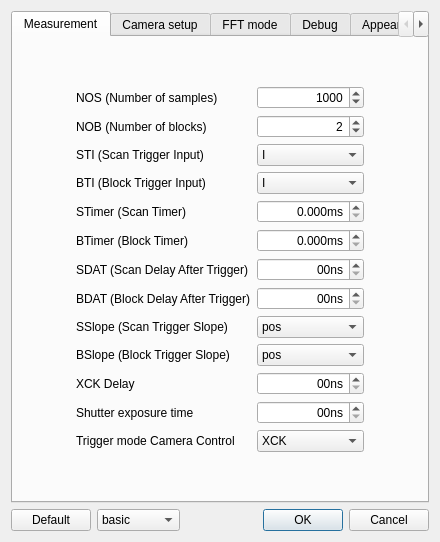
<?xml version="1.0" encoding="UTF-8"?>
<ui version="4.0">
 <class>DialogSettings</class>
 <widget class="QDialog" name="DialogSettings">
  <property name="geometry">
   <rect>
    <x>0</x>
    <y>0</y>
    <width>440</width>
    <height>542</height>
   </rect>
  </property>
  <property name="windowTitle">
   <string>Settings</string>
  </property>
  <layout class="QVBoxLayout" name="verticalLayout">
   <item>
    <widget class="QTabWidget" name="tabWidget">
     <widget class="QWidget" name="measurement">
      <attribute name="title">
       <string>Measurement</string>
      </attribute>
      <layout class="QVBoxLayout" name="verticalLayoutMeasurement">
       <item>
        <layout class="QGridLayout" name="gridLayoutMeasurement">
         <item row="9" column="2">
          <widget class="QComboBox" name="comboBoxBslope">
           <item>
            <property name="text">
             <string>pos</string>
            </property>
           </item>
           <item>
            <property name="text">
             <string>neg</string>
            </property>
           </item>
           <item>
            <property name="text">
             <string>both</string>
            </property>
           </item>
          </widget>
         </item>
         <item row="0" column="0">
          <spacer name="horizontalSpacer_3">
           <property name="orientation">
            <enum>Qt::Horizontal</enum>
           </property>
           <property name="sizeHint" stdset="0">
            <size>
             <width>40</width>
             <height>20</height>
            </size>
           </property>
          </spacer>
         </item>
         <item row="12" column="1">
          <widget class="QLabel" name="labelTriggerModeCC">
           <property name="text">
            <string>Trigger mode Camera Control</string>
           </property>
          </widget>
         </item>
         <item row="6" column="2">
          <widget class="QSpinBox" name="spinBoxSdatIn10ns">
           <property name="alignment">
            <set>Qt::AlignRight|Qt::AlignTrailing|Qt::AlignVCenter</set>
           </property>
           <property name="suffix">
            <string>0ns</string>
           </property>
           <property name="maximum">
            <number>999999999</number>
           </property>
          </widget>
         </item>
         <item row="5" column="2">
          <widget class="QDoubleSpinBox" name="doubleSpinBoxBTimer_in_ms">
           <property name="alignment">
            <set>Qt::AlignRight|Qt::AlignTrailing|Qt::AlignVCenter</set>
           </property>
           <property name="suffix">
            <string>ms</string>
           </property>
           <property name="decimals">
            <number>3</number>
           </property>
           <property name="maximum">
            <double>999999999.000000000000000</double>
           </property>
          </widget>
         </item>
         <item row="11" column="1">
          <widget class="QLabel" name="labelExpTime">
           <property name="text">
            <string>Shutter exposure time</string>
           </property>
          </widget>
         </item>
         <item row="3" column="1">
          <widget class="QLabel" name="labelBti">
           <property name="text">
            <string>BTI (Block Trigger Input)</string>
           </property>
          </widget>
         </item>
         <item row="1" column="2">
          <widget class="QSpinBox" name="spinBoxNob">
           <property name="alignment">
            <set>Qt::AlignRight|Qt::AlignTrailing|Qt::AlignVCenter</set>
           </property>
           <property name="minimum">
            <number>1</number>
           </property>
           <property name="maximum">
            <number>999999999</number>
           </property>
           <property name="value">
            <number>2</number>
           </property>
          </widget>
         </item>
         <item row="8" column="1">
          <widget class="QLabel" name="labelSslope">
           <property name="text">
            <string>SSlope (Scan Trigger Slope)</string>
           </property>
          </widget>
         </item>
         <item row="5" column="1">
          <widget class="QLabel" name="labelBTimer">
           <property name="text">
            <string>BTimer (Block Timer)</string>
           </property>
          </widget>
         </item>
         <item row="3" column="2">
          <widget class="QComboBox" name="comboBoxBti">
           <property name="layoutDirection">
            <enum>Qt::LeftToRight</enum>
           </property>
           <item>
            <property name="text">
             <string>I</string>
            </property>
           </item>
           <item>
            <property name="text">
             <string>S1</string>
            </property>
           </item>
           <item>
            <property name="text">
             <string>S2</string>
            </property>
           </item>
           <item>
            <property name="text">
             <string>S1 &amp; S2</string>
            </property>
           </item>
           <item>
            <property name="text">
             <string>BTimer</string>
            </property>
           </item>
          </widget>
         </item>
         <item row="8" column="2">
          <widget class="QComboBox" name="comboBoxSslope">
           <item>
            <property name="text">
             <string>pos</string>
            </property>
           </item>
           <item>
            <property name="text">
             <string>neg</string>
            </property>
           </item>
           <item>
            <property name="text">
             <string>both</string>
            </property>
           </item>
          </widget>
         </item>
         <item row="2" column="1">
          <widget class="QLabel" name="labelSti">
           <property name="text">
            <string>STI (Scan Trigger Input)</string>
           </property>
          </widget>
         </item>
         <item row="0" column="1">
          <widget class="QLabel" name="labelNos">
           <property name="text">
            <string>NOS (Number of samples)</string>
           </property>
          </widget>
         </item>
         <item row="12" column="2">
          <widget class="QComboBox" name="comboBoxTriggerModeCC">
           <item>
            <property name="text">
             <string>XCK</string>
            </property>
           </item>
           <item>
            <property name="text">
             <string>External</string>
            </property>
           </item>
           <item>
            <property name="text">
             <string>DAT</string>
            </property>
           </item>
          </widget>
         </item>
         <item row="10" column="1">
          <widget class="QLabel" name="labelXckdelayIn10ns">
           <property name="text">
            <string>XCK Delay</string>
           </property>
          </widget>
         </item>
         <item row="1" column="1">
          <widget class="QLabel" name="labelNob">
           <property name="text">
            <string>NOB (Number of blocks)</string>
           </property>
          </widget>
         </item>
         <item row="4" column="2">
          <widget class="QDoubleSpinBox" name="doubleSpinBoxSTime_in_ms">
           <property name="alignment">
            <set>Qt::AlignRight|Qt::AlignTrailing|Qt::AlignVCenter</set>
           </property>
           <property name="suffix">
            <string>ms</string>
           </property>
           <property name="decimals">
            <number>3</number>
           </property>
           <property name="maximum">
            <double>999999999.000000000000000</double>
           </property>
          </widget>
         </item>
         <item row="4" column="1">
          <widget class="QLabel" name="labelSTimer">
           <property name="text">
            <string>STimer (Scan Timer)</string>
           </property>
          </widget>
         </item>
         <item row="9" column="1">
          <widget class="QLabel" name="labelBslope">
           <property name="text">
            <string>BSlope (Block Trigger Slope)</string>
           </property>
          </widget>
         </item>
         <item row="6" column="1">
          <widget class="QLabel" name="labelSdat">
           <property name="text">
            <string>SDAT (Scan Delay After Trigger)</string>
           </property>
          </widget>
         </item>
         <item row="7" column="2">
          <widget class="QSpinBox" name="spinBoxBdatIn10ns">
           <property name="alignment">
            <set>Qt::AlignRight|Qt::AlignTrailing|Qt::AlignVCenter</set>
           </property>
           <property name="suffix">
            <string>0ns</string>
           </property>
           <property name="maximum">
            <number>999999999</number>
           </property>
          </widget>
         </item>
         <item row="2" column="2">
          <widget class="QComboBox" name="comboBoxSti">
           <item>
            <property name="text">
             <string>I</string>
            </property>
           </item>
           <item>
            <property name="text">
             <string>S1</string>
            </property>
           </item>
           <item>
            <property name="text">
             <string>S2</string>
            </property>
           </item>
           <item>
            <property name="text">
             <string>unused</string>
            </property>
           </item>
           <item>
            <property name="text">
             <string>STimer</string>
            </property>
           </item>
           <item>
            <property name="text">
             <string>ASL</string>
            </property>
           </item>
          </widget>
         </item>
         <item row="10" column="2">
          <widget class="QSpinBox" name="spinBoxXckdelayIn10ns">
           <property name="alignment">
            <set>Qt::AlignRight|Qt::AlignTrailing|Qt::AlignVCenter</set>
           </property>
           <property name="suffix">
            <string>0ns</string>
           </property>
           <property name="maximum">
            <number>999999999</number>
           </property>
          </widget>
         </item>
         <item row="7" column="1">
          <widget class="QLabel" name="labelBdat">
           <property name="text">
            <string>BDAT (Block Delay After Trigger)</string>
           </property>
          </widget>
         </item>
         <item row="0" column="2">
          <widget class="QSpinBox" name="spinBoxNos">
           <property name="enabled">
            <bool>true</bool>
           </property>
           <property name="alignment">
            <set>Qt::AlignRight|Qt::AlignTrailing|Qt::AlignVCenter</set>
           </property>
           <property name="suffix">
            <string/>
           </property>
           <property name="minimum">
            <number>1</number>
           </property>
           <property name="maximum">
            <number>999999999</number>
           </property>
           <property name="value">
            <number>1000</number>
           </property>
          </widget>
         </item>
         <item row="0" column="3">
          <spacer name="horizontalSpacer_4">
           <property name="orientation">
            <enum>Qt::Horizontal</enum>
           </property>
           <property name="sizeHint" stdset="0">
            <size>
             <width>40</width>
             <height>20</height>
            </size>
           </property>
          </spacer>
         </item>
         <item row="11" column="2">
          <widget class="QSpinBox" name="spinBoxExpTimeIn10ns">
           <property name="alignment">
            <set>Qt::AlignRight|Qt::AlignTrailing|Qt::AlignVCenter</set>
           </property>
           <property name="correctionMode">
            <enum>QAbstractSpinBox::CorrectToPreviousValue</enum>
           </property>
           <property name="suffix">
            <string>0ns</string>
           </property>
           <property name="maximum">
            <number>999999999</number>
           </property>
          </widget>
         </item>
        </layout>
       </item>
      </layout>
     </widget>
     <widget class="QWidget" name="camerasetup">
      <attribute name="title">
       <string>Camera setup</string>
      </attribute>
      <layout class="QVBoxLayout" name="verticalLayout_4">
       <item>
        <layout class="QGridLayout" name="gridLayoutCamerasetup">
         <item row="8" column="2">
          <widget class="QSpinBox" name="spinBoxGain3030">
           <property name="alignment">
            <set>Qt::AlignRight|Qt::AlignTrailing|Qt::AlignVCenter</set>
           </property>
          </widget>
         </item>
         <item row="10" column="1">
          <widget class="QLabel" name="labelUseDac">
           <property name="text">
            <string>DAC</string>
           </property>
          </widget>
         </item>
         <item row="8" column="1">
          <widget class="QLabel" name="labelGain3030">
           <property name="text">
            <string>Gain</string>
           </property>
          </widget>
         </item>
         <item row="3" column="1">
          <widget class="QLabel" name="labelCamcnt">
           <property name="text">
            <string>CAMCNT (Number of cameras)</string>
           </property>
          </widget>
         </item>
         <item row="7" column="2">
          <widget class="QCheckBox" name="checkBoxGain3010">
           <property name="text">
            <string>on</string>
           </property>
          </widget>
         </item>
         <item row="4" column="2">
          <widget class="QSpinBox" name="spinBoxPixel">
           <property name="enabled">
            <bool>true</bool>
           </property>
           <property name="alignment">
            <set>Qt::AlignRight|Qt::AlignTrailing|Qt::AlignVCenter</set>
           </property>
           <property name="minimum">
            <number>64</number>
           </property>
           <property name="maximum">
            <number>9999</number>
           </property>
           <property name="singleStep">
            <number>64</number>
           </property>
           <property name="value">
            <number>576</number>
           </property>
          </widget>
         </item>
         <item row="0" column="1">
          <widget class="QLabel" name="labelBoardSel">
           <property name="text">
            <string>PCIe Board select</string>
           </property>
          </widget>
         </item>
         <item row="6" column="2">
          <widget class="QCheckBox" name="checkBoxLed">
           <property name="text">
            <string>on</string>
           </property>
          </widget>
         </item>
         <item row="7" column="1">
          <widget class="QLabel" name="labelGain3010">
           <property name="text">
            <string>Gain</string>
           </property>
          </widget>
         </item>
         <item row="10" column="2">
          <widget class="QCheckBox" name="checkBoxUseDac">
           <property name="text">
            <string>on</string>
           </property>
          </widget>
         </item>
         <item row="1" column="2">
          <widget class="QComboBox" name="comboBoxSensorType">
           <item>
            <property name="text">
             <string>PDA</string>
            </property>
           </item>
           <item>
            <property name="text">
             <string>FFT</string>
            </property>
           </item>
          </widget>
         </item>
         <item row="6" column="1">
          <widget class="QLabel" name="labelLed">
           <property name="text">
            <string>LED</string>
           </property>
          </widget>
         </item>
         <item row="12" column="1">
          <widget class="QLabel" name="labelGpxOffset">
           <property name="text">
            <string>GPX offset</string>
           </property>
          </widget>
         </item>
         <item row="2" column="1">
          <widget class="QLabel" name="labelCameraSystem">
           <property name="text">
            <string>Camera System</string>
           </property>
          </widget>
         </item>
         <item row="0" column="0">
          <spacer name="horizontalSpacer">
           <property name="orientation">
            <enum>Qt::Horizontal</enum>
           </property>
           <property name="sizeHint" stdset="0">
            <size>
             <width>40</width>
             <height>20</height>
            </size>
           </property>
          </spacer>
         </item>
         <item row="12" column="2">
          <widget class="QSpinBox" name="spinBoxGpxOffset">
           <property name="alignment">
            <set>Qt::AlignRight|Qt::AlignTrailing|Qt::AlignVCenter</set>
           </property>
          </widget>
         </item>
         <item row="1" column="1">
          <widget class="QLabel" name="labelSensorType">
           <property name="text">
            <string>Sensor type</string>
           </property>
          </widget>
         </item>
         <item row="5" column="1">
          <widget class="QLabel" name="labelMshut">
           <property name="text">
            <string>MSHUT (shutter)</string>
           </property>
          </widget>
         </item>
         <item row="4" column="1">
          <widget class="QLabel" name="labelOutputPixel">
           <property name="text">
            <string>Number of pixel</string>
           </property>
          </widget>
         </item>
         <item row="9" column="2">
          <widget class="QComboBox" name="comboBoxCamCool">
           <item>
            <property name="text">
             <string>off</string>
            </property>
           </item>
           <item>
            <property name="text">
             <string>1</string>
            </property>
           </item>
           <item>
            <property name="text">
             <string>2</string>
            </property>
           </item>
           <item>
            <property name="text">
             <string>3</string>
            </property>
           </item>
           <item>
            <property name="text">
             <string>4</string>
            </property>
           </item>
           <item>
            <property name="text">
             <string>5</string>
            </property>
           </item>
           <item>
            <property name="text">
             <string>6</string>
            </property>
           </item>
           <item>
            <property name="text">
             <string>7</string>
            </property>
           </item>
           <item>
            <property name="text">
             <string>8</string>
            </property>
           </item>
           <item>
            <property name="text">
             <string>9</string>
            </property>
           </item>
          </widget>
         </item>
         <item row="0" column="3">
          <spacer name="horizontalSpacer_2">
           <property name="orientation">
            <enum>Qt::Horizontal</enum>
           </property>
           <property name="sizeHint" stdset="0">
            <size>
             <width>40</width>
             <height>20</height>
            </size>
           </property>
          </spacer>
         </item>
         <item row="5" column="2">
          <widget class="QCheckBox" name="checkBoxMshut">
           <property name="text">
            <string>active</string>
           </property>
          </widget>
         </item>
         <item row="11" column="2">
          <widget class="QCheckBox" name="checkBoxGpx">
           <property name="text">
            <string>active</string>
           </property>
          </widget>
         </item>
         <item row="2" column="2">
          <widget class="QComboBox" name="comboBoxCameraSystem">
           <property name="enabled">
            <bool>true</bool>
           </property>
           <item>
            <property name="text">
             <string>3001</string>
            </property>
           </item>
           <item>
            <property name="text">
             <string>3010</string>
            </property>
           </item>
           <item>
            <property name="text">
             <string>3030</string>
            </property>
           </item>
          </widget>
         </item>
         <item row="3" column="2">
          <widget class="QSpinBox" name="spinBoxCamcnt">
           <property name="enabled">
            <bool>true</bool>
           </property>
           <property name="alignment">
            <set>Qt::AlignRight|Qt::AlignTrailing|Qt::AlignVCenter</set>
           </property>
           <property name="minimum">
            <number>1</number>
           </property>
           <property name="maximum">
            <number>8</number>
           </property>
           <property name="value">
            <number>1</number>
           </property>
          </widget>
         </item>
         <item row="0" column="2">
          <widget class="QComboBox" name="comboBoxBoardSel">
           <item>
            <property name="text">
             <string>board 1</string>
            </property>
           </item>
           <item>
            <property name="text">
             <string>board 2</string>
            </property>
           </item>
           <item>
            <property name="text">
             <string>both</string>
            </property>
           </item>
          </widget>
         </item>
         <item row="9" column="1">
          <widget class="QLabel" name="labelCamCool">
           <property name="text">
            <string>Camera cooling</string>
           </property>
          </widget>
         </item>
         <item row="11" column="1">
          <widget class="QLabel" name="labelGpx">
           <property name="text">
            <string>GPX</string>
           </property>
          </widget>
         </item>
         <item row="13" column="2">
          <widget class="QCheckBox" name="checkBoxIr">
           <property name="text">
            <string/>
           </property>
          </widget>
         </item>
         <item row="13" column="1">
          <widget class="QLabel" name="labelIr">
           <property name="text">
            <string>Infrared sensor</string>
           </property>
          </widget>
         </item>
        </layout>
       </item>
      </layout>
     </widget>
     <widget class="QWidget" name="fftmode">
      <attribute name="title">
       <string>FFT mode</string>
      </attribute>
      <layout class="QVBoxLayout" name="verticalLayout_5">
       <item>
        <layout class="QGridLayout" name="gridLayoutFftmode">
         <item row="13" column="2">
          <widget class="QSpinBox" name="spinBoxRegion8">
           <property name="alignment">
            <set>Qt::AlignRight|Qt::AlignTrailing|Qt::AlignVCenter</set>
           </property>
           <property name="minimum">
            <number>1</number>
           </property>
          </widget>
         </item>
         <item row="11" column="1">
          <widget class="QLabel" name="labelRegion6">
           <property name="text">
            <string>Region size 6</string>
           </property>
          </widget>
         </item>
         <item row="10" column="1">
          <widget class="QLabel" name="labelRegion5">
           <property name="text">
            <string>Region size 5</string>
           </property>
          </widget>
         </item>
         <item row="9" column="1">
          <widget class="QLabel" name="labelRegion4">
           <property name="text">
            <string>Region size 4</string>
           </property>
          </widget>
         </item>
         <item row="0" column="2">
          <widget class="QSpinBox" name="spinBoxLines">
           <property name="alignment">
            <set>Qt::AlignRight|Qt::AlignTrailing|Qt::AlignVCenter</set>
           </property>
           <property name="minimum">
            <number>1</number>
           </property>
           <property name="maximum">
            <number>9999</number>
           </property>
          </widget>
         </item>
         <item row="9" column="2">
          <widget class="QSpinBox" name="spinBoxRegion4">
           <property name="alignment">
            <set>Qt::AlignRight|Qt::AlignTrailing|Qt::AlignVCenter</set>
           </property>
           <property name="minimum">
            <number>1</number>
           </property>
          </widget>
         </item>
         <item row="3" column="2">
          <widget class="QSpinBox" name="spinBoxLinesBinning">
           <property name="alignment">
            <set>Qt::AlignRight|Qt::AlignTrailing|Qt::AlignVCenter</set>
           </property>
           <property name="minimum">
            <number>1</number>
           </property>
          </widget>
         </item>
         <item row="4" column="1">
          <widget class="QLabel" name="labelNumberOfRegions">
           <property name="text">
            <string>Number of regions</string>
           </property>
          </widget>
         </item>
         <item row="5" column="1">
          <widget class="QLabel" name="labelRegionsEqual">
           <property name="text">
            <string>Region size</string>
           </property>
          </widget>
         </item>
         <item row="13" column="1">
          <widget class="QLabel" name="labelRegion8">
           <property name="text">
            <string>Region size 8</string>
           </property>
          </widget>
         </item>
         <item row="6" column="1">
          <widget class="QLabel" name="labelRegion1">
           <property name="text">
            <string>Region size 1</string>
           </property>
          </widget>
         </item>
         <item row="4" column="2">
          <widget class="QSpinBox" name="spinBoxNumberOfRegions">
           <property name="alignment">
            <set>Qt::AlignRight|Qt::AlignTrailing|Qt::AlignVCenter</set>
           </property>
           <property name="minimum">
            <number>1</number>
           </property>
           <property name="maximum">
            <number>8</number>
           </property>
          </widget>
         </item>
         <item row="8" column="2">
          <widget class="QSpinBox" name="spinBoxRegion3">
           <property name="alignment">
            <set>Qt::AlignRight|Qt::AlignTrailing|Qt::AlignVCenter</set>
           </property>
           <property name="minimum">
            <number>1</number>
           </property>
          </widget>
         </item>
         <item row="8" column="1">
          <widget class="QLabel" name="labelRegion3">
           <property name="text">
            <string>Region size 3</string>
           </property>
          </widget>
         </item>
         <item row="3" column="1">
          <widget class="QLabel" name="labelLinesBinning">
           <property name="text">
            <string>Area lines binning</string>
           </property>
          </widget>
         </item>
         <item row="11" column="2">
          <widget class="QSpinBox" name="spinBoxRegion6">
           <property name="alignment">
            <set>Qt::AlignRight|Qt::AlignTrailing|Qt::AlignVCenter</set>
           </property>
           <property name="minimum">
            <number>1</number>
           </property>
          </widget>
         </item>
         <item row="12" column="2">
          <widget class="QSpinBox" name="spinBoxRegion7">
           <property name="alignment">
            <set>Qt::AlignRight|Qt::AlignTrailing|Qt::AlignVCenter</set>
           </property>
           <property name="minimum">
            <number>1</number>
           </property>
          </widget>
         </item>
         <item row="0" column="0">
          <spacer name="horizontalSpacer_5">
           <property name="orientation">
            <enum>Qt::Horizontal</enum>
           </property>
           <property name="sizeHint" stdset="0">
            <size>
             <width>40</width>
             <height>20</height>
            </size>
           </property>
          </spacer>
         </item>
         <item row="6" column="2">
          <widget class="QSpinBox" name="spinBoxRegion1">
           <property name="alignment">
            <set>Qt::AlignRight|Qt::AlignTrailing|Qt::AlignVCenter</set>
           </property>
           <property name="minimum">
            <number>1</number>
           </property>
          </widget>
         </item>
         <item row="12" column="1">
          <widget class="QLabel" name="labelRegion7">
           <property name="text">
            <string>Region size 7</string>
           </property>
          </widget>
         </item>
         <item row="7" column="2">
          <widget class="QSpinBox" name="spinBoxRegion2">
           <property name="alignment">
            <set>Qt::AlignRight|Qt::AlignTrailing|Qt::AlignVCenter</set>
           </property>
           <property name="minimum">
            <number>1</number>
           </property>
          </widget>
         </item>
         <item row="10" column="2">
          <widget class="QSpinBox" name="spinBoxRegion5">
           <property name="alignment">
            <set>Qt::AlignRight|Qt::AlignTrailing|Qt::AlignVCenter</set>
           </property>
           <property name="minimum">
            <number>1</number>
           </property>
          </widget>
         </item>
         <item row="2" column="1">
          <widget class="QLabel" name="labelFftMode">
           <property name="text">
            <string>FFT mode</string>
           </property>
          </widget>
         </item>
         <item row="5" column="2">
          <widget class="QCheckBox" name="checkBoxRegionsEqual">
           <property name="text">
            <string>automatic equal</string>
           </property>
          </widget>
         </item>
         <item row="1" column="2">
          <widget class="QSpinBox" name="spinBoxVfreq">
           <property name="alignment">
            <set>Qt::AlignRight|Qt::AlignTrailing|Qt::AlignVCenter</set>
           </property>
          </widget>
         </item>
         <item row="0" column="1">
          <widget class="QLabel" name="labelLines">
           <property name="text">
            <string>Sensor Lines</string>
           </property>
          </widget>
         </item>
         <item row="1" column="1">
          <widget class="QLabel" name="labelVfreq">
           <property name="text">
            <string>VFreq (Vertical Frequency)</string>
           </property>
          </widget>
         </item>
         <item row="7" column="1">
          <widget class="QLabel" name="labelRegion2">
           <property name="text">
            <string>Region size 2</string>
           </property>
          </widget>
         </item>
         <item row="2" column="2">
          <widget class="QComboBox" name="comboBoxFftMode">
           <item>
            <property name="text">
             <string>full binning</string>
            </property>
           </item>
           <item>
            <property name="text">
             <string>partial binning</string>
            </property>
           </item>
           <item>
            <property name="text">
             <string>area</string>
            </property>
           </item>
          </widget>
         </item>
         <item row="0" column="3">
          <spacer name="horizontalSpacer_6">
           <property name="orientation">
            <enum>Qt::Horizontal</enum>
           </property>
           <property name="sizeHint" stdset="0">
            <size>
             <width>40</width>
             <height>20</height>
            </size>
           </property>
          </spacer>
         </item>
        </layout>
       </item>
      </layout>
     </widget>
     <widget class="QWidget" name="debug">
      <attribute name="title">
       <string>Debug</string>
      </attribute>
      <layout class="QVBoxLayout" name="verticalLayout_7">
       <item>
        <layout class="QGridLayout" name="gridLayoutDebug">
         <item row="2" column="1">
          <widget class="QLabel" name="labelAdcCustom">
           <property name="text">
            <string>ADC mode custom value</string>
           </property>
          </widget>
         </item>
         <item row="1" column="2">
          <widget class="QComboBox" name="comboBoxAdcMode">
           <item>
            <property name="text">
             <string>normal</string>
            </property>
           </item>
           <item>
            <property name="text">
             <string>ramp</string>
            </property>
           </item>
           <item>
            <property name="text">
             <string>custom value</string>
            </property>
           </item>
          </widget>
         </item>
         <item row="0" column="2">
          <widget class="QComboBox" name="comboBoxOutput">
           <item>
            <property name="text">
             <string>XCK</string>
            </property>
           </item>
           <item>
            <property name="text">
             <string>REGO</string>
            </property>
           </item>
           <item>
            <property name="text">
             <string>VON</string>
            </property>
           </item>
           <item>
            <property name="text">
             <string>DMA_ACT</string>
            </property>
           </item>
           <item>
            <property name="text">
             <string>ASLS</string>
            </property>
           </item>
           <item>
            <property name="text">
             <string>STIMER</string>
            </property>
           </item>
           <item>
            <property name="text">
             <string>BTIMER</string>
            </property>
           </item>
           <item>
            <property name="text">
             <string>ISR_ACT</string>
            </property>
           </item>
           <item>
            <property name="text">
             <string>S1</string>
            </property>
           </item>
           <item>
            <property name="text">
             <string>S2</string>
            </property>
           </item>
           <item>
            <property name="text">
             <string>BON</string>
            </property>
           </item>
           <item>
            <property name="text">
             <string>MEASUREON</string>
            </property>
           </item>
           <item>
            <property name="text">
             <string>SDAT</string>
            </property>
           </item>
           <item>
            <property name="text">
             <string>BDAT</string>
            </property>
           </item>
           <item>
            <property name="text">
             <string>SSHUT</string>
            </property>
           </item>
           <item>
            <property name="text">
             <string>BSHUT</string>
            </property>
           </item>
          </widget>
         </item>
         <item row="0" column="0">
          <spacer name="horizontalSpacer_11">
           <property name="orientation">
            <enum>Qt::Horizontal</enum>
           </property>
           <property name="sizeHint" stdset="0">
            <size>
             <width>40</width>
             <height>20</height>
            </size>
           </property>
          </spacer>
         </item>
         <item row="2" column="2">
          <widget class="QSpinBox" name="spinBoxAdcCustom">
           <property name="alignment">
            <set>Qt::AlignRight|Qt::AlignTrailing|Qt::AlignVCenter</set>
           </property>
           <property name="maximum">
            <number>65534</number>
           </property>
          </widget>
         </item>
         <item row="1" column="1">
          <widget class="QLabel" name="labelAdcMode">
           <property name="text">
            <string>ADC mode</string>
           </property>
          </widget>
         </item>
         <item row="0" column="1">
          <widget class="QLabel" name="labelOutput">
           <property name="text">
            <string>TOR (Ouput signal PCIe card)</string>
           </property>
          </widget>
         </item>
         <item row="0" column="3">
          <spacer name="horizontalSpacer_12">
           <property name="orientation">
            <enum>Qt::Horizontal</enum>
           </property>
           <property name="sizeHint" stdset="0">
            <size>
             <width>40</width>
             <height>20</height>
            </size>
           </property>
          </spacer>
         </item>
        </layout>
       </item>
      </layout>
     </widget>
     <widget class="QWidget" name="appearance">
      <attribute name="title">
       <string>Appearance</string>
      </attribute>
      <layout class="QVBoxLayout" name="verticalLayout_8">
       <item>
        <layout class="QGridLayout" name="gridLayoutAppearance">
         <item row="0" column="2">
          <widget class="QComboBox" name="comboBoxTheme">
           <property name="enabled">
            <bool>true</bool>
           </property>
           <item>
            <property name="text">
             <string>Light</string>
            </property>
           </item>
           <item>
            <property name="text">
             <string>Dark (beta)</string>
            </property>
           </item>
          </widget>
         </item>
         <item row="0" column="0">
          <spacer name="horizontalSpacer_9">
           <property name="orientation">
            <enum>Qt::Horizontal</enum>
           </property>
           <property name="sizeHint" stdset="0">
            <size>
             <width>40</width>
             <height>20</height>
            </size>
           </property>
          </spacer>
         </item>
         <item row="0" column="1">
          <widget class="QLabel" name="labelTheme">
           <property name="text">
            <string>Theme</string>
           </property>
          </widget>
         </item>
         <item row="0" column="3">
          <spacer name="horizontalSpacer_10">
           <property name="orientation">
            <enum>Qt::Horizontal</enum>
           </property>
           <property name="sizeHint" stdset="0">
            <size>
             <width>40</width>
             <height>20</height>
            </size>
           </property>
          </spacer>
         </item>
        </layout>
       </item>
      </layout>
     </widget>
    </widget>
   </item>
   <item>
    <layout class="QHBoxLayout" name="horizontalLayoutButtons">
     <item>
      <widget class="QPushButton" name="pushButtonDefault">
       <property name="text">
        <string>Default</string>
       </property>
      </widget>
     </item>
     <item>
      <widget class="QComboBox" name="comboBoxSettingsLevel">
       <item>
        <property name="text">
         <string>basic</string>
        </property>
       </item>
       <item>
        <property name="text">
         <string>advanced</string>
        </property>
       </item>
       <item>
        <property name="text">
         <string>expert</string>
        </property>
       </item>
      </widget>
     </item>
     <item>
      <widget class="QDialogButtonBox" name="buttonBox">
       <property name="orientation">
        <enum>Qt::Horizontal</enum>
       </property>
       <property name="standardButtons">
        <set>QDialogButtonBox::Cancel|QDialogButtonBox::Ok</set>
       </property>
      </widget>
     </item>
    </layout>
   </item>
  </layout>
 </widget>
 <resources/>
 <connections>
  <connection>
   <sender>buttonBox</sender>
   <signal>accepted()</signal>
   <receiver>DialogSettings</receiver>
   <slot>accept()</slot>
   <hints>
    <hint type="sourcelabel">
     <x>249</x>
     <y>389</y>
    </hint>
    <hint type="destinationlabel">
     <x>157</x>
     <y>274</y>
    </hint>
   </hints>
  </connection>
  <connection>
   <sender>buttonBox</sender>
   <signal>rejected()</signal>
   <receiver>DialogSettings</receiver>
   <slot>reject()</slot>
   <hints>
    <hint type="sourcelabel">
     <x>317</x>
     <y>389</y>
    </hint>
    <hint type="destinationlabel">
     <x>286</x>
     <y>274</y>
    </hint>
   </hints>
  </connection>
 </connections>
</ui>
